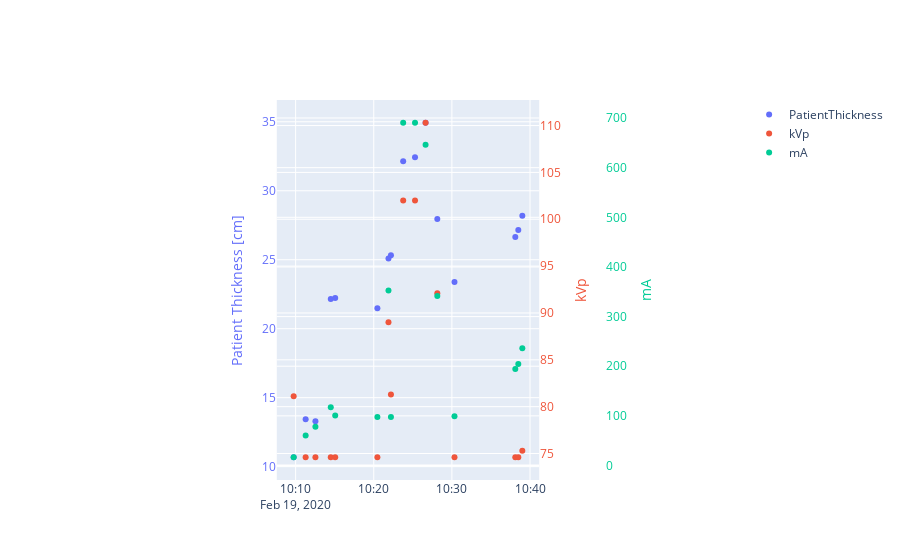

Here is the notebook cell this chart was saved with:
### Code cell
fig = go.Figure()

fig.add_trace(go.Scatter(
    x=data_vv[data_vv.AccessionNumber==unikacc_vv[28]].DateTimeStarted,
    y=data_vv[data_vv.AccessionNumber==unikacc_vv[28]].PatientEquivalentThickness,
    mode='markers',
    name='PatientThickness'#,
    #line = dict(color='firebrick')
             ))

fig.add_trace(go.Scatter(
    x=data_vv[data_vv.AccessionNumber==unikacc_vv[28]].DateTimeStarted,
    y=data_vv[data_vv.AccessionNumber==unikacc_vv[28]].kVp,
    mode='markers',
    name='kVp',
    yaxis="y2"#,
    #line = dict(color='royalblue')
             ))

fig.add_trace(go.Scatter(
    x=data_vv[data_vv.AccessionNumber==unikacc_vv[28]].DateTimeStarted,
    y=data_vv[data_vv.AccessionNumber==unikacc_vv[28]].XrayTubeCurrent,
    mode='markers',
    name='mA',
    yaxis="y3"#,
    #line = dict(color='orange')
             ))

fig.update_layout(
    xaxis=dict(
        domain=[0.3, 0.7]
    ),
    yaxis=dict(
        title="Patient Thickness [cm]",
        titlefont=dict(color='#636EFA'),
        tickfont=dict(color='#636EFA')
    ),
    yaxis2=dict(
        title="kVp",
        titlefont=dict(color='#EF553B'),
        tickfont=dict(color='#EF553B'),
        anchor="x",
        overlaying="y",
        side="right",
        position=0.85
    ),
    yaxis3=dict(
        title="mA",
        titlefont=dict(color='#00CC96'),
        tickfont=dict(color='#00CC96'),
        anchor="free",
        overlaying="y",
        side="right",
        position=0.8

    )
)


fig.show()

### Figure 1 — Plotly figure (JSON) as saved in the notebook; plotly's stock layout.template omitted (floating-point values rounded to 4 significant figures)
{"data": [{"mode": "markers", "name": "PatientThickness", "type": "scatter", "x": ["2020-02-19T10:26:38", "2020-02-19T10:38:07", "2020-02-19T10:38:30", "2020-02-19T10:14:30", "2020-02-19T10:15:04", "2020-02-19T10:28:08", "2020-02-19T10:30:20", "2020-02-19T10:39:01", "2020-02-19T10:23:46", "2020-02-19T10:09:45", "2020-02-19T10:20:28", "2020-02-19T10:25:17", "2020-02-19T10:22:12", "2020-02-19T10:11:17", "2020-02-19T10:12:32", "2020-02-19T10:21:53"], "y": [34.93, 26.64, 27.16, 22.15, 22.23, 27.95, 23.38, 28.19, 32.13, 10.68, 21.49, 32.43, 25.32, 13.43, 13.29, 25.09]}, {"mode": "markers", "name": "kVp", "type": "scatter", "x": ["2020-02-19T10:26:38", "2020-02-19T10:38:07", "2020-02-19T10:38:30", "2020-02-19T10:14:30", "2020-02-19T10:15:04", "2020-02-19T10:28:08", "2020-02-19T10:30:20", "2020-02-19T10:39:01", "2020-02-19T10:23:46", "2020-02-19T10:09:45", "2020-02-19T10:20:28", "2020-02-19T10:25:17", "2020-02-19T10:22:12", "2020-02-19T10:11:17", "2020-02-19T10:12:32", "2020-02-19T10:21:53"], "y": [110.3, 74.6, 74.6, 74.6, 74.6, 92.1, 74.6, 75.3, 102, 81.1, 74.6, 102, 81.3, 74.6, 74.6, 89], "yaxis": "y2"}, {"mode": "markers", "name": "mA", "type": "scatter", "x": ["2020-02-19T10:26:38", "2020-02-19T10:38:07", "2020-02-19T10:38:30", "2020-02-19T10:14:30", "2020-02-19T10:15:04", "2020-02-19T10:28:08", "2020-02-19T10:30:20", "2020-02-19T10:39:01", "2020-02-19T10:23:46", "2020-02-19T10:09:45", "2020-02-19T10:20:28", "2020-02-19T10:25:17", "2020-02-19T10:22:12", "2020-02-19T10:11:17", "2020-02-19T10:12:32", "2020-02-19T10:21:53"], "y": [646.4, 194.5, 204.3, 117.3, 100.6, 341.4, 99.4, 236, 690.5, 16.6, 97.8, 690.4, 97.8, 60.6, 78.2, 352.3], "yaxis": "y3"}], "layout": {"xaxis": {"domain": [0.3, 0.7]}, "yaxis": {"tickfont": {"color": "#636EFA"}, "title": {"font": {"color": "#636EFA"}, "text": "Patient Thickness [cm]"}}, "yaxis2": {"anchor": "x", "overlaying": "y", "position": 0.85, "side": "right", "tickfont": {"color": "#EF553B"}, "title": {"font": {"color": "#EF553B"}, "text": "kVp"}}, "yaxis3": {"anchor": "free", "overlaying": "y", "position": 0.8, "side": "right", "tickfont": {"color": "#00CC96"}, "title": {"font": {"color": "#00CC96"}, "text": "mA"}}}}
